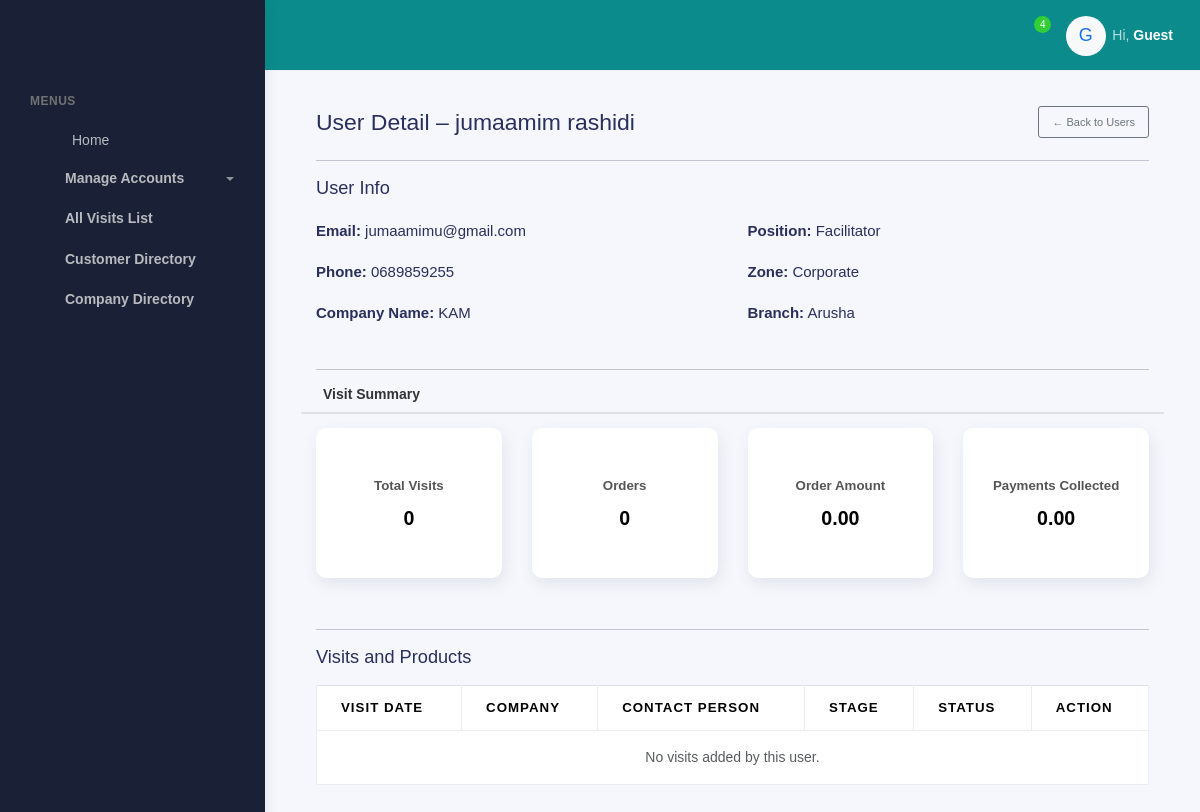
Page /customer/users/2/ on the committed database.
### visits/models.py (models this page shows, shortened)
class CustomUser(AbstractBaseUser, PermissionsMixin):
    POSITION_CHOICES = [
        ('Head of Sales', 'Head of Sales'),
        ('Facilitator', 'Facilitator'),
        ('Product Brand Manager', 'Product Brand Manager'),
        ('Corporate Manager', 'Corporate Manager'),
        ('Corporate Officer', 'Corporate Officer'),
        ('Zonal Sales Executive', 'Zonal Sales Executive'),
        ('Mobile Sales Officer', 'Mobile Sales Officer'),
        ('Desk Sales Officer', 'Desk Sales Officer'),
        ('Admin', 'Admin'),
    ]
    ZONE_CHOICES = [
        ('Coast Zone', 'Coast Zone'),
        ('Corporate', 'Corporate'),
        ('Central Zone', 'Central Zone'),
        ('Southern Zone', 'Southern Zone'),
        ('Northern Zone', 'Northern Zone'),
        ('Lake Zone', 'Lake Zone'),
    ]
    BRANCH_CHOICES = [
        ('Chanika', 'Chanika'),
        ('Mikocheni', 'Mikocheni'),
        ('Morogoro', 'Morogoro'),
        ('Zanzibar', 'Zanzibar'),
        ('ANDO HQ', 'ANDO HQ'),
        ('Dodoma', 'Dodoma'),
        ('Singida', 'Singida'),
        ('Tabora', 'Tabora'),
        ('Mbeya', 'Mbeya'),
        ('Tunduma', 'Tunduma'),
        ('Arusha', 'Arusha'),
        ('Moshi', 'Moshi'),
        ('Mwanza', 'Mwanza'),
        ('Geita', 'Geita'),
    ]
    COMPANY_CHOICES = [
        ('ANDO', 'ANDO'),
        ('KAM', 'KAM'),
        ('MATE', 'MATE'),
    ]
    company_name = models.CharField(max_length=50, choices=COMPANY_CHOICES, null=True, blank=True)
    email = models.EmailField(unique=True)
    first_name = models.CharField(max_length=50, null=True, blank=True)
    last_name = models.CharField(max_length=50, null=True, blank=True)
    is_active = models.BooleanField(default=True)
    is_staff = models.BooleanField(default=False)
    date_joined = models.DateTimeField(default=timezone.now)
    position = models.CharField(max_length=100, choices=POSITION_CHOICES, null=True, blank=True)
    zone = models.CharField(max_length=100, choices=ZONE_CHOICES, null=True, blank=True)
    branch = models.CharField(max_length=100, choices=BRANCH_CHOICES, null=True, blank=True)
    contact = models.CharField(
        max_length=13,
        null=True,
        blank=True,
        validators=[
            RegexValidator(
                regex=r'^(?:\+255|0)[67][0-9]\d{7}$',
                message="Enter a valid Tanzanian phone number (e.g. +255712345678 or 0712345678)"
            )
        ]
    )
    objects = CustomUserManager()
    USERNAME_FIELD = 'email'
    REQUIRED_FIELDS = []
    def get_full_name(self):
        return f"{self.first_name} {self.last_name}".strip()

### customer/views.py (the view)
# urls.py: path('users/<int:user_id>/', views.user_detail, name='user_detail'),
def user_detail(request, user_id):
    user = get_object_or_404(CustomUser, id=user_id)
    new_visits = NewVisit.objects.filter(
        added_by=user
    ).select_related('company_name', 'contact_person').prefetch_related('products')
    combined_visits = list(new_visits.order_by('-created_at'))
    total_new_visits = new_visits.count()
    total_orders = ProductInterested.objects.filter(
        visit__added_by=user,
        final_order_amount__isnull=False
    ).count()
    total_order_amount = ProductInterested.objects.filter(
        visit__added_by=user,
        final_order_amount__isnull=False
    ).aggregate(total=Sum('final_order_amount'))['total'] or 0
    total_payments = ProductInterested.objects.filter(
        visit__added_by=user,
        payment_collected__isnull=False
    ).aggregate(total=Sum('payment_collected'))['total'] or 0
    context = {
        'user': user,
        'combined_visits': combined_visits,
        'total_new_visits': total_new_visits,
        'total_orders': total_orders,
        'total_order_amount': total_order_amount,
        'total_payments': total_payments,
    }
    return render(request, 'company/user_detail.html', context)

### templates/company/user_detail.html (shortened to what this page needs)
{% extends "company/base.html" %}
{% load humanize %}
{% block content %}
  {% include "company/sidebar.html" %}
  <div class="main-panel">
    <div class="main-header">
      {% include "company/nav.html" %}
    </div>
    <div class="container-fluid mt-4 mb-5 px-3 px-md-4">
      <div class="page-inner pt-5">
        <div class="d-flex flex-column flex-md-row justify-content-between align-items-start align-items-md-center gap-2 mb-4 mt-5">
          <h3 class="mb-0"> User Detail – {{ user.get_full_name }}</h3>
          <a href="{% url 'user_list' %}" class="btn btn-sm btn-outline-secondary">← Back to Users</a>
        </div>
        <hr>
        <div class="mb-4">
          <h5 class="mb-3"> User Info</h5>
          <div class="row">
            <div class="col-md-6 mb-2">
              <p><strong>Email:</strong> {{ user.email }}</p>
              <p><strong>Phone:</strong> {{ user.contact|default:"-" }}</p>
              <p><strong>Company Name:</strong> {{ user.company_name|default:"-" }}</p>
            </div>
            <div class="col-md-6 mb-2">
              <p><strong>Position:</strong> {{ user.position|default:"-" }}</p>
              <p><strong>Zone:</strong> {{ user.zone|default:"-" }}</p>
              <p><strong>Branch:</strong> {{ user.branch|default:"-" }}</p>
            </div>
          </div>
        </div>
        <hr>
        <div class="row mb-4">
          <div class="col-12 summary-header">
             Visit Summary
          </div>
          <div class="col-md-3">
            <div class="card text-center summary-card">
              <div class="card-body d-flex flex-column justify-content-center">
                <h5 class="card-title">Total Visits</h5>
                <p class="card-text">{{ total_new_visits }}</p>
              </div>
            </div>
          </div>
          <div class="col-md-3">
            <div class="card text-center summary-card">
              <div class="card-body d-flex flex-column justify-content-center">
                <h5 class="card-title">Orders</h5>
                <p class="card-text">{{ total_orders }}</p>
              </div>
            </div>
          </div>
          <div class="col-md-3">
            <div class="card text-center summary-card">
              <div class="card-body d-flex flex-column justify-content-center">
                <h5 class="card-title">Order Amount</h5>
                <p class="card-text">{{ total_order_amount|floatformat:2|intcomma }}</p>
              </div>
            </div>
          </div>
          <div class="col-md-3">
            <div class="card text-center summary-card">
              <div class="card-body d-flex flex-column justify-content-center">
                <h5 class="card-title">Payments Collected</h5>
                <p class="card-text">{{ total_payments|floatformat:2|intcomma }}</p>
              </div>
            </div>
          </div>
        </div>
        <hr>
        <div class="mb-4">
          <h5 class="mb-3"> Visits and Products</h5>
          <div class="table-responsive">
            <table class="table table-bordered table-sm">
              <thead>
                <tr>
                  <th>Visit Date</th>
                  <th>Company</th>
                  <th>Contact Person</th>
                  <th>Stage</th>
                  <th>Status</th>
                  <th>Action</th>
                </tr>
              </thead>
              <tbody>
                {% for visit in combined_visits %}
                  <tr>
                    <td>{{ visit.created_at|date:"M d, Y H:i" }}</td>
                    <td>{{ visit.company_name.company_name }}</td>
                    <td>{{ visit.contact_person.contact_name }}</td>
                    <td>
                      {% if visit.meeting_stage == "Initial" %}
                        <span class="badge bg-primary">{{ visit.meeting_stage }}</span>
                      {% elif visit.meeting_stage == "Follow-up" %}
                        <span class="badge bg-info text-dark">{{ visit.meeting_stage }}</span>
                      {% elif visit.meeting_stage == "Negotiation" %}
                        <span class="badge bg-warning text-dark">{{ visit.meeting_stage }}</span>
                      {% elif visit.meeting_stage == "Closed" %}
                        <span class="badge bg-success">{{ visit.meeting_stage }}</span>
                      {% else %}
                        <span class="badge bg-secondary">{{ visit.meeting_stage }}</span>
                      {% endif %}
                    </td>
                    <td>
                      {% if visit.status == "Pending" %}
                        <span class="badge bg-warning text-dark">{{ visit.status }}</span>
                      {% elif visit.status == "Completed" %}
                        <span class="badge bg-success">{{ visit.status }}</span>
                      {% elif visit.status == "Cancelled" %}
                        <span class="badge bg-danger">{{ visit.status }}</span>
                      {% else %}
                        <span class="badge bg-secondary">{{ visit.status }}</span>
                      {% endif %}
                    </td>
                    <td>
                      {% if visit.products.all %}
                        <a href="{% url 'product_detail' visit.id %}" class="btn btn-sm btn-info">
                          <i class="fas fa-eye"></i> View Products
                        </a>
                      {% else %}
                        <span class="text-muted">No Products</span>
                      {% endif %}
                    </td>
                  </tr>
                {% empty %}
                  <tr>
                    <td colspan="6" class="text-center text-muted">
                       No visits added by this user.
                    </td>
                  </tr>
                {% endfor %}
              </tbody>
            </table>
          </div>
        </div>
      </div>
    </div>
  </div>
{% endblock %}

### templates/company/user_detail.html (style rules this page uses)
.summary-card { min-height: 150px; }
.summary-card .card-title { font-size: 0.95rem; margin-bottom: 0.3rem; color: #555; }
.summary-card .card-text { font-size: 1.4rem; font-weight: 600; color: #000; }
.summary-header { font-size: 1rem; font-weight: 600; margin-bottom: 1rem; border-bottom: 2px solid #dee2e6; padding-bottom: 0.5rem; color: #333; }

### rows in the picture
CustomUser: get_full_name "jumaamim rashidi", email "jumaamimu@gmail.com", contact "0689859255", company_name "KAM", position "Facilitator", zone "Corporate", branch "Arusha"

### other values in the picture
{{ total_new_visits }} "0"
{{ total_orders }} "0"
{{ total_order_amount|floatformat:2|intcomma }} "0.00"
{{ total_payments|floatformat:2|intcomma }} "0.00"
